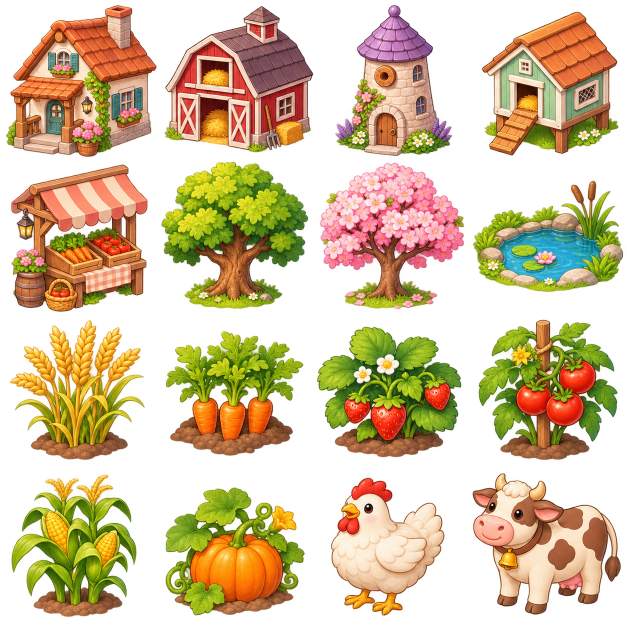
#> input picture docs/art/farm-atlas-source.png, 1254 x 1254 px (shown at 1/2 size)
$ python prepare-art.py
#> lines starting #> are read from the running program, lines starting #| are printed output that depends on the picture
"""Deterministically slice generated art, align animation pivots, and export GIF preview."""
from PIL import Image
from pathlib import Path
import json
ROOT=Path(__file__).resolve().parents[1]
OUT=ROOT/'assets/resources/art'
names=['house','barn','windmill','coop','market','tree','cherry','pond','wheat','carrot','strawberry','tomato','corn','pumpkin','hen','cow']
sheet=Image.open(ROOT/'docs/art/farm-atlas-source.png').convert('RGBA')
#> sheet is the input picture: PIL image 1254x1254 RGBA; mean R, G, B, A 105.7, 83.6, 39.2, 127.7
manifest=[]
for i,name in enumerate(names):
    col,row=i%4,i//4
    cell=sheet.crop((col*sheet.width//4,row*sheet.height//4,(col+1)*sheet.width//4,(row+1)*sheet.height//4))
    bbox=cell.getchannel('A').point(lambda x:255 if x>20 else 0).getbbox()
    if not bbox:raise ValueError(f'Empty sprite: {name}')
    cell=cell.crop(bbox)
    size=384 if i<8 else 192
    cell.thumbnail((size-8,size-8),Image.Resampling.LANCZOS)
    result=Image.new('RGBA',(size,size))
    result.alpha_composite(cell,((size-cell.width)//2,size-4-cell.height))
    result.save(OUT/f'{name}.png',optimize=True)
    manifest.append({'key':name,'size':[size,size],'sourceCell':i,'pivot':'bottom-center','alpha':result.getchannel('A').getextrema(),'source':'image_gen built-in','role':'game-runtime'})
#> this loop made 16 passes
#> bbox on passes 1 to 12: (12, 10, 313, 313), (0, 11, 314, 305), (43, 10, 278, 313), (24, 23, 298, 311), (22, 0, 296, 311), (9, 10, 304, 305), (12, 12, 302, 306), (5, 48, 307, 271), (20, 12, 290, 293), (18, 35, 294, 285), (7, 26, 296, 288), (17, 12, 296, 294)
#> pass 1, `result.save(OUT/f'{name}.png',optimize=True)`:
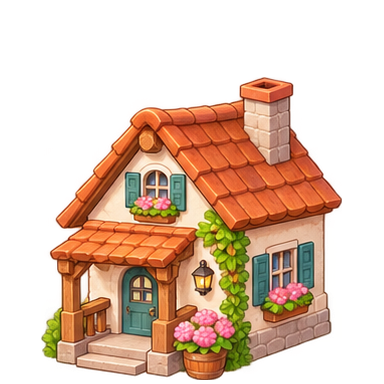
#> saved as house.png: PIL image 384x384 RGBA; mean R, G, B, A 89.1, 58.2, 37.2, 111.2; transparent parts drawn white
#> after the loop:
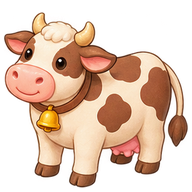
#> result: PIL image 192x192 RGBA; mean R, G, B, A 119, 87.7, 67.1, 135.1; transparent parts drawn white
#> after the loop, manifest = 16 items
anim=Image.open(ROOT/'docs/art/hen-idle-source.png').convert('RGBA')
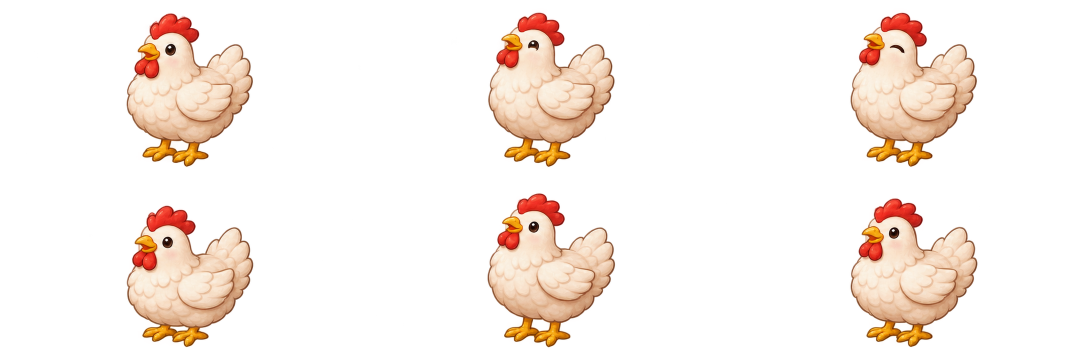
#> input picture docs/art/hen-idle-source.png, 2172 x 724 px (shown at 1/2 size)
#> anim is the input picture: PIL image 2172x724 RGBA; mean R, G, B, A 45.1, 34.2, 27, 45.4
frames=[]
for i in range(6):
    col,row=i%3,i//3
    cell=anim.crop((col*anim.width//3,row*anim.height//2,(col+1)*anim.width//3,(row+1)*anim.height//2))
    cell=cell.crop(cell.getchannel('A').point(lambda x:255 if x>20 else 0).getbbox())
    cell.thumbnail((172,180),Image.Resampling.LANCZOS)
    frame=Image.new('RGBA',(192,192))
    frame.alpha_composite(cell,((192-cell.width)//2,188-cell.height))
    frame.save(OUT/f'hen-idle-{i}.png',optimize=True)
    frames.append(frame)
    manifest.append({'key':f'hen-idle-{i}','size':[192,192],'pivot':'bottom-center','source':'image_gen built-in','role':'animation-frame'})
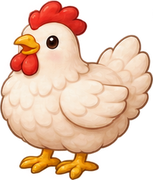
#> cell: PIL image 153x180 RGBA; mean R, G, B, A 152.4, 115.6, 92.4, 155.4; transparent parts drawn white
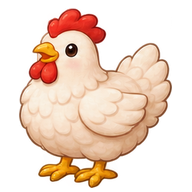
#> frame: PIL image 192x192 RGBA; mean R, G, B, A 113.9, 86.4, 69.1, 116.1; transparent parts drawn white
#> after the loop, frames = 6 items; manifest = 22 items
# GIF is a review artifact; Cocos plays the alpha-preserving PNG sequence.
gif=[]
for frame in frames:
    bg=Image.new('RGBA',frame.size,'#e9f4d7');bg.alpha_composite(frame)
    gif.append(bg.convert('RGB'))
#> this loop made 6 passes
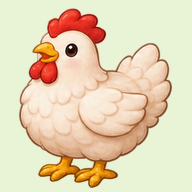
#> bg: PIL image 192x192 RGBA; mean R, G, B, A 229.3, 213.1, 182.5, 255
#> after the loop, gif = 6 items
gif[0].save(ROOT/'docs/art/hen-idle.gif',save_all=True,append_images=gif[1:],duration=[180,180,140,180,180,260],loop=0)
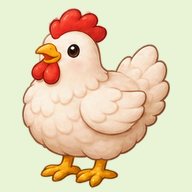
#> saved as hen-idle.gif: PIL image 192x192 RGB; mean R, G, B 229.4, 214, 183.2
(ROOT/'docs/art/asset-manifest.json').write_text(json.dumps({'atlasSize':sheet.size,'animationSourceSize':anim.size,'generator':'Built-in image_gen; no model/version selector exposed.','items':manifest},ensure_ascii=False,indent=2))
print(f'Prepared {len(manifest)} transparent sprites and hen-idle.gif')
#| Prepared 22 transparent sprites and hen-idle.gif
